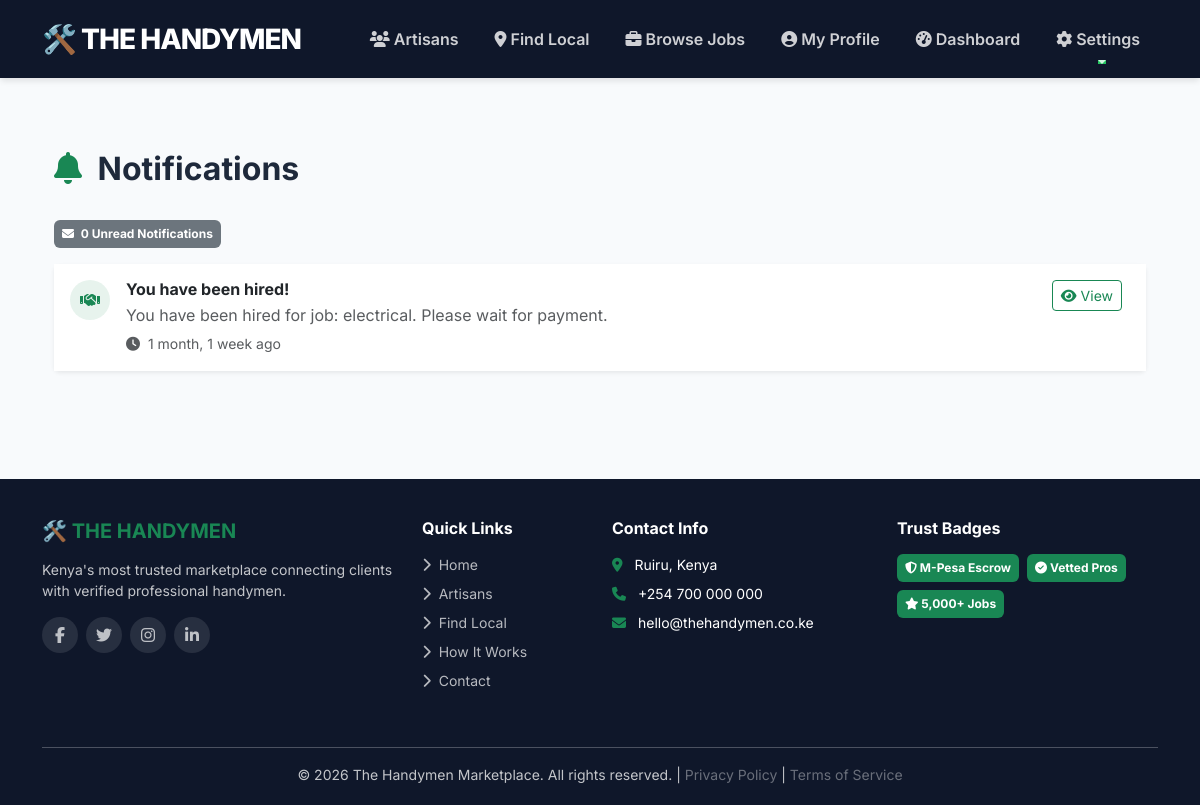
Before: /notifications/ (signed in) with the older database file.
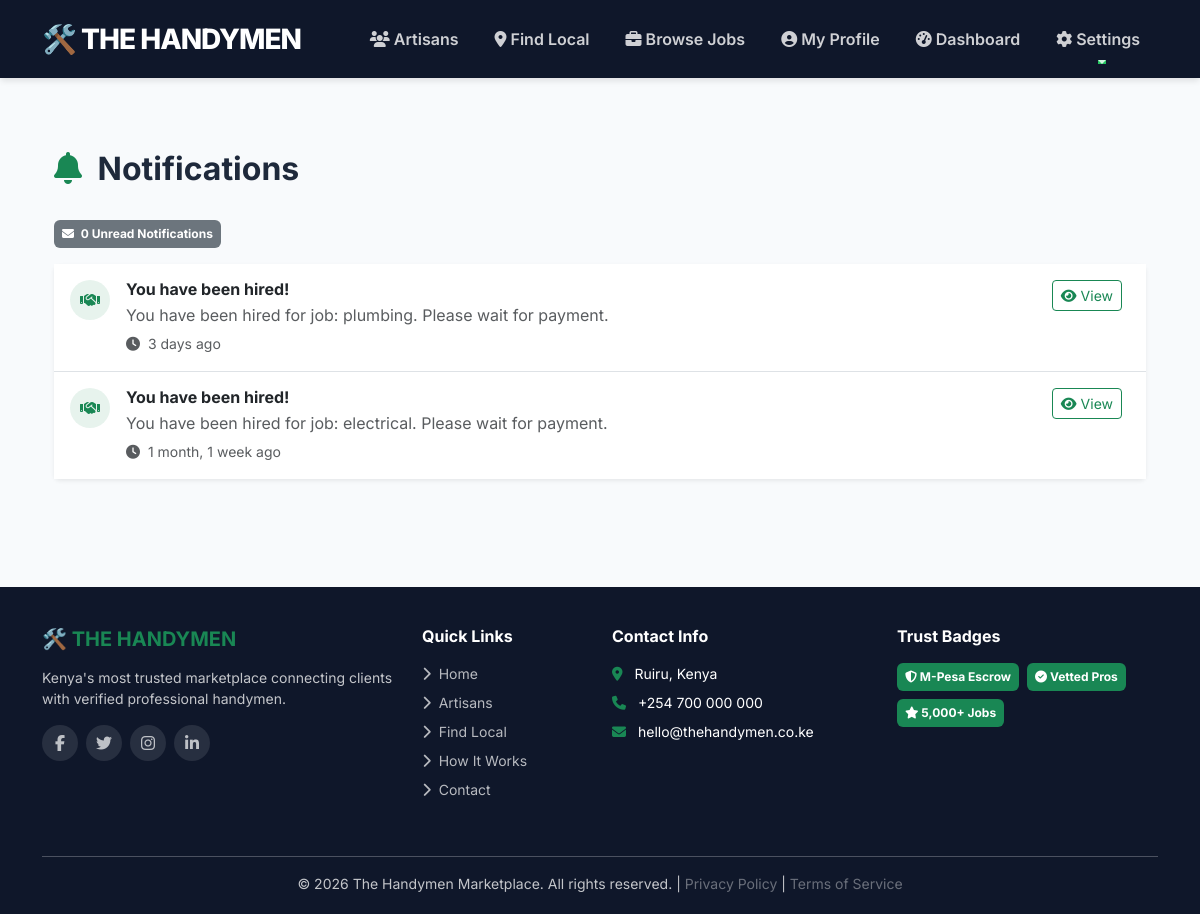
After: the same page with the newer database file.
### accounts/models.py (models this page shows, shortened)
class Notification(models.Model):
    NOTIFICATION_TYPES = [
        ('bid', 'New Bid'),
        ('hire', 'You were hired'),
        ('payment', 'Payment Update'),
        ('review', 'New Review'),
        ('completion', 'Job Completion'),
        ('dispute', 'Dispute Filed'),
        ('system', 'System Update'),
    ]
    recipient = models.ForeignKey(User, on_delete=models.CASCADE, related_name='notifications')
    notification_type = models.CharField(max_length=20, choices=NOTIFICATION_TYPES)
    title = models.CharField(max_length=200)
    message = models.TextField()
    link = models.CharField(max_length=200, blank=True)
    is_read = models.BooleanField(default=False)
    created_at = models.DateTimeField(auto_now_add=True)
    class Meta:
        ordering = ['-created_at']

### accounts/views.py (the view)
# urls.py: path('notifications/', views.notifications, name='notifications'),
@login_required
def notifications(request):
    user_notifications = Notification.objects.filter(recipient=request.user).order_by('-created_at')
    unread_count = user_notifications.filter(is_read=False).count()
    context = {'notifications': user_notifications, 'unread_count': unread_count}
    return render(request, 'accounts/notifications.html', context)

### accounts/templates/accounts/notifications.html (shortened to what the changed rows need)
{% extends 'base.html' %}
{% block content %}
<div class="container py-4">
    <div class="d-flex justify-content-between align-items-center mb-4">
        <h2 class="fw-bold">
            <i class="fas fa-bell me-2 text-success"></i>
            Notifications
        </h2>
    </div>
    <div class="card shadow-sm border-0">
        <div class="card-body p-0">
            {% if notifications %}
                <div class="list-group list-group-flush">
                    {% for notification in notifications %}
                    <div class="list-group-item {% if not notification.is_read %}list-group-item-success bg-opacity-10{% endif %} p-3">
                        <div class="d-flex align-items-start">
                            <div class="me-3">
                                {% if notification.notification_type == 'bid' %}
                                    <div class="bg-info bg-opacity-10 rounded-circle p-2">
                                        <i class="fas fa-gavel text-info"></i>
                                    </div>
                                {% elif notification.notification_type == 'hire' %}
                                    <div class="bg-success bg-opacity-10 rounded-circle p-2">
                                        <i class="fas fa-handshake text-success"></i>
                                    </div>
                                {% elif notification.notification_type == 'payment' %}
                                    <div class="bg-primary bg-opacity-10 rounded-circle p-2">
                                        <i class="fas fa-credit-card text-primary"></i>
                                    </div>
                                {% elif notification.notification_type == 'review' %}
                                    <div class="bg-warning bg-opacity-10 rounded-circle p-2">
                                        <i class="fas fa-star text-warning"></i>
                                    </div>
                                {% elif notification.notification_type == 'completion' %}
                                    <div class="bg-success bg-opacity-10 rounded-circle p-2">
                                        <i class="fas fa-check-circle text-success"></i>
                                    </div>
                                {% elif notification.notification_type == 'dispute' %}
                                    <div class="bg-danger bg-opacity-10 rounded-circle p-2">
                                        <i class="fas fa-exclamation-triangle text-danger"></i>
                                    </div>
                                {% else %}
                                    <div class="bg-secondary bg-opacity-10 rounded-circle p-2">
                                        <i class="fas fa-bell text-secondary"></i>
                                    </div>
                                {% endif %}
                            </div>
                            <div class="flex-grow-1">
                                <div class="d-flex justify-content-between align-items-start">
                                    <div>
                                        <h6 class="fw-bold mb-1 {% if not notification.is_read %}text-success{% endif %}">
                                            {{ notification.title }}
                                        </h6>
                                        <p class="mb-1 text-muted">{{ notification.message }}</p>
                                        <small class="text-muted">
                                            <i class="fas fa-clock me-1"></i>
                                            {{ notification.created_at|timesince }} ago
                                        </small>
                                    </div>
                                    <div class="ms-3">
                                        {% if notification.link %}
                                            <a href="{{ notification.link }}" class="btn btn-sm btn-outline-success me-2">
                                                <i class="fas fa-eye me-1"></i>View
                                            </a>
                                        {% endif %}
                                    </div>
                                </div>
                            </div>
                        </div>
                    </div>
                    {% endfor %}
                </div>
            {% endif %}
        </div>
    </div>
</div>
{% endblock %}

Changed rows visible on the page:
added Notification: notification_type "hire" (drawn), title "You have been hired!", message "You have been hired for job: plumbing. Please wait for payment.", created_at "3 days"
